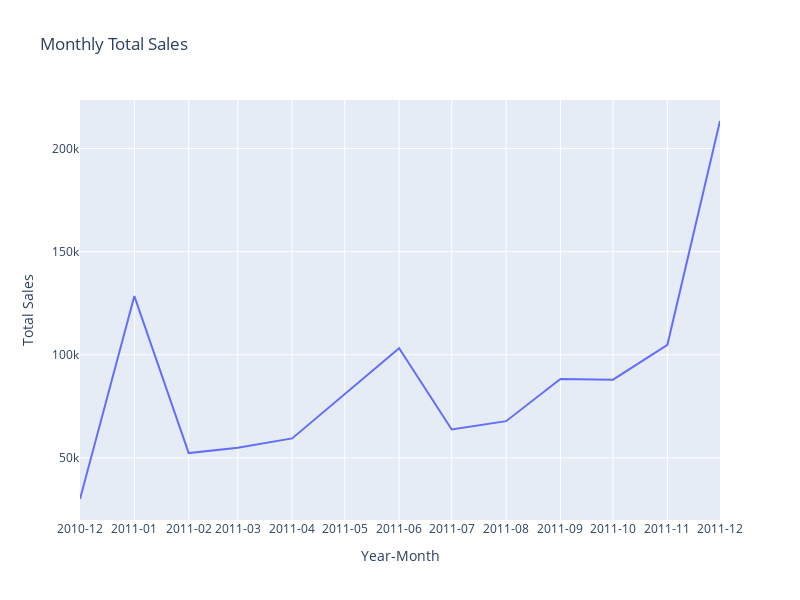

Notebook code for this chart:
### Code cell
visualize_drilldown_sales_for_country('drill_down_on_particular_country.csv')

### Figure 1 — Plotly figure (JSON) as saved in the notebook; plotly's stock layout.template omitted (floating-point values rounded to 4 significant figures)
{"data": [{"hovertemplate": "Year-Month=%{x}<br>Total Sales=%{y}<extra></extra>", "legendgroup": "", "line": {"color": "#636efa", "dash": "solid"}, "marker": {"symbol": "circle"}, "mode": "lines", "name": "", "orientation": "v", "showlegend": false, "type": "scatter", "x": ["2010-12", "2011-01", "2011-02", "2011-03", "2011-04", "2011-05", "2011-06", "2011-07", "2011-08", "2011-09", "2011-10", "2011-11", "2011-12"], "xaxis": "x", "y": [30040.0, 128500.0, 52320.0, 54910.0, 59420.0, 80990.0, 103100.0, 63740.0, 67790.0, 88220.0, 87920.0, 104800.0, 213400.0], "yaxis": "y"}], "layout": {"height": 600, "legend": {"tracegroupgap": 0}, "title": {"text": "Monthly Total Sales"}, "width": 800, "xaxis": {"anchor": "y", "domain": [0, 1], "dtick": "M1", "tickformat": "%Y-%m", "title": {"text": "Year-Month"}}, "yaxis": {"anchor": "x", "domain": [0, 1], "title": {"text": "Total Sales"}}}}
